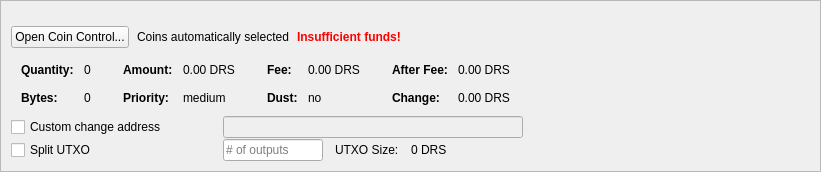
         <widget class="QFrame" name="frameCoinControl">
          <property name="sizePolicy">
           <sizepolicy hsizetype="Expanding" vsizetype="Expanding">
            <horstretch>0</horstretch>
            <verstretch>0</verstretch>
           </sizepolicy>
          </property>
          <property name="maximumSize">
           <size>
            <width>16777215</width>
            <height>16777215</height>
           </size>
          </property>
          <property name="frameShape">
           <enum>QFrame::StyledPanel</enum>
          </property>
          <property name="frameShadow">
           <enum>QFrame::Sunken</enum>
          </property>
          <layout class="QVBoxLayout" name="verticalLayoutCoinControl2">
           <property name="spacing">
            <number>0</number>
           </property>
           <property name="leftMargin">
            <number>0</number>
           </property>
           <property name="topMargin">
            <number>0</number>
           </property>
           <property name="rightMargin">
            <number>0</number>
           </property>
           <property name="bottomMargin">
            <number>0</number>
           </property>
           <item>
            <widget class="QFrame" name="frameCoinControl_BG">
             <layout class="QVBoxLayout" name="verticalLayoutCoinControl" stretch="0,0,0,0,0,0">
              <property name="spacing">
               <number>1</number>
              </property>
              <property name="leftMargin">
               <number>10</number>
              </property>
              <property name="topMargin">
               <number>10</number>
              </property>
              <item>
               <layout class="QHBoxLayout" name="horizontalLayoutCoinControl1">
                <property name="bottomMargin">
                 <number>15</number>
                </property>
                <item>
                 <layout class="QVBoxLayout" name="verticalLayout_3">
                  <property name="spacing">
                   <number>6</number>
                  </property>
                 </layout>
                </item>
               </layout>
              </item>
              <item>
               <layout class="QHBoxLayout" name="horizontalLayoutCoinControl2" stretch="0,0,0,0">
                <property name="spacing">
                 <number>8</number>
                </property>
                <property name="bottomMargin">
                 <number>10</number>
                </property>
                <item>
                 <widget class="QPushButton" name="pushButtonCoinControl">
                  <property name="sizePolicy">
                   <sizepolicy hsizetype="Minimum" vsizetype="Fixed">
                    <horstretch>0</horstretch>
                    <verstretch>0</verstretch>
                   </sizepolicy>
                  </property>
                  <property name="styleSheet">
                   <string notr="true"/>
                  </property>
                  <property name="text">
                   <string>Open Coin Control...</string>
                  </property>
                  <property name="autoDefault">
                   <bool>false</bool>
                  </property>
                 </widget>
                </item>
                <item>
                 <widget class="QLabel" name="labelCoinControlAutomaticallySelected">
                  <property name="text">
                   <string>Coins automatically selected</string>
                  </property>
                  <property name="margin">
                   <number>5</number>
                  </property>
                 </widget>
                </item>
                <item>
                 <widget class="QLabel" name="labelCoinControlInsuffFunds">
                  <property name="font">
                   <font>
                    <weight>75</weight>
                    <bold>true</bold>
                   </font>
                  </property>
                  <property name="styleSheet">
                   <string notr="true">color:red;font-weight:bold;</string>
                  </property>
                  <property name="text">
                   <string>Insufficient funds!</string>
                  </property>
                  <property name="margin">
                   <number>5</number>
                  </property>
                 </widget>
                </item>
                <item>
                 <spacer name="horizontalSpacerCoinControl">
                  <property name="orientation">
                   <enum>Qt::Horizontal</enum>
                  </property>
                  <property name="sizeHint" stdset="0">
                   <size>
                    <width>40</width>
                    <height>1</height>
                   </size>
                  </property>
                 </spacer>
                </item>
               </layout>
              </item>
              <item>
               <widget class="QWidget" name="widgetCoinControl" native="true">
                <property name="sizePolicy">
                 <sizepolicy hsizetype="Preferred" vsizetype="Preferred">
                  <horstretch>0</horstretch>
                  <verstretch>0</verstretch>
                 </sizepolicy>
                </property>
                <property name="minimumSize">
                 <size>
                  <width>0</width>
                  <height>0</height>
                 </size>
                </property>
                <property name="styleSheet">
                 <string notr="true"/>
                </property>
                <layout class="QHBoxLayout" name="horizontalLayoutCoinControl5">
                 <property name="leftMargin">
                  <number>0</number>
                 </property>
                 <property name="topMargin">
                  <number>0</number>
                 </property>
                 <property name="rightMargin">
                  <number>0</number>
                 </property>
                 <property name="bottomMargin">
                  <number>0</number>
                 </property>
                 <item>
                  <layout class="QHBoxLayout" name="horizontalLayoutCoinControl3" stretch="0,0,0,1">
                   <property name="spacing">
                    <number>20</number>
                   </property>
                   <property name="topMargin">
                    <number>0</number>
                   </property>
                   <property name="bottomMargin">
                    <number>10</number>
                   </property>
                   <item>
                    <layout class="QFormLayout" name="formLayoutCoinControl1">
                     <property name="horizontalSpacing">
                      <number>10</number>
                     </property>
                     <property name="verticalSpacing">
                      <number>14</number>
                     </property>
                     <property name="leftMargin">
                      <number>10</number>
                     </property>
                     <property name="topMargin">
                      <number>4</number>
                     </property>
                     <property name="rightMargin">
                      <number>6</number>
                     </property>
                     <item row="0" column="0">
                      <widget class="QLabel" name="labelCoinControlQuantityText">
                       <property name="font">
                        <font>
                         <weight>75</weight>
                         <bold>true</bold>
                        </font>
                       </property>
                       <property name="text">
                        <string>Quantity:</string>
                       </property>
                       <property name="margin">
                        <number>0</number>
                       </property>
                      </widget>
                     </item>
                     <item row="0" column="1">
                      <widget class="QLabel" name="labelCoinControlQuantity">
                       <property name="cursor">
                        <cursorShape>IBeamCursor</cursorShape>
                       </property>
                       <property name="contextMenuPolicy">
                        <enum>Qt::ActionsContextMenu</enum>
                       </property>
                       <property name="text">
                        <string notr="true">0</string>
                       </property>
                       <property name="margin">
                        <number>0</number>
                       </property>
                       <property name="textInteractionFlags">
                        <set>Qt::LinksAccessibleByMouse|Qt::TextSelectableByKeyboard|Qt::TextSelectableByMouse</set>
                       </property>
                      </widget>
                     </item>
                     <item row="1" column="0">
                      <widget class="QLabel" name="labelCoinControlBytesText">
                       <property name="font">
                        <font>
                         <weight>75</weight>
                         <bold>true</bold>
                        </font>
                       </property>
                       <property name="text">
                        <string>Bytes:</string>
                       </property>
                      </widget>
                     </item>
                     <item row="1" column="1">
                      <widget class="QLabel" name="labelCoinControlBytes">
                       <property name="cursor">
                        <cursorShape>IBeamCursor</cursorShape>
                       </property>
                       <property name="contextMenuPolicy">
                        <enum>Qt::ActionsContextMenu</enum>
                       </property>
                       <property name="text">
                        <string notr="true">0</string>
                       </property>
                       <property name="textInteractionFlags">
                        <set>Qt::LinksAccessibleByMouse|Qt::TextSelectableByKeyboard|Qt::TextSelectableByMouse</set>
                       </property>
                      </widget>
                     </item>
                    </layout>
                   </item>
                   <item>
                    <layout class="QFormLayout" name="formLayoutCoinControl2">
                     <property name="horizontalSpacing">
                      <number>10</number>
                     </property>
                     <property name="verticalSpacing">
                      <number>14</number>
                     </property>
                     <property name="leftMargin">
                      <number>6</number>
                     </property>
                     <property name="topMargin">
                      <number>4</number>
                     </property>
                     <property name="rightMargin">
                      <number>6</number>
                     </property>
                     <item row="0" column="0">
                      <widget class="QLabel" name="labelCoinControlAmountText">
                       <property name="font">
                        <font>
                         <weight>75</weight>
                         <bold>true</bold>
                        </font>
                       </property>
                       <property name="text">
                        <string>Amount:</string>
                       </property>
                       <property name="margin">
                        <number>0</number>
                       </property>
                      </widget>
                     </item>
                     <item row="0" column="1">
                      <widget class="QLabel" name="labelCoinControlAmount">
                       <property name="cursor">
                        <cursorShape>IBeamCursor</cursorShape>
                       </property>
                       <property name="contextMenuPolicy">
                        <enum>Qt::ActionsContextMenu</enum>
                       </property>
                       <property name="text">
                        <string notr="true">0.00 DRS</string>
                       </property>
                       <property name="textInteractionFlags">
                        <set>Qt::LinksAccessibleByMouse|Qt::TextSelectableByKeyboard|Qt::TextSelectableByMouse</set>
                       </property>
                      </widget>
                     </item>
                     <item row="1" column="0">
                      <widget class="QLabel" name="labelCoinControlPriorityText">
                       <property name="font">
                        <font>
                         <weight>75</weight>
                         <bold>true</bold>
                        </font>
                       </property>
                       <property name="text">
                        <string>Priority:</string>
                       </property>
                      </widget>
                     </item>
                     <item row="1" column="1">
                      <widget class="QLabel" name="labelCoinControlPriority">
                       <property name="cursor">
                        <cursorShape>IBeamCursor</cursorShape>
                       </property>
                       <property name="contextMenuPolicy">
                        <enum>Qt::ActionsContextMenu</enum>
                       </property>
                       <property name="text">
                        <string>medium</string>
                       </property>
                       <property name="textInteractionFlags">
                        <set>Qt::LinksAccessibleByMouse|Qt::TextSelectableByKeyboard|Qt::TextSelectableByMouse</set>
                       </property>
                      </widget>
                     </item>
                    </layout>
                   </item>
                   <item>
                    <layout class="QFormLayout" name="formLayoutCoinControl3">
                     <property name="horizontalSpacing">
                      <number>10</number>
                     </property>
                     <property name="verticalSpacing">
                      <number>14</number>
                     </property>
                     <property name="leftMargin">
                      <number>6</number>
                     </property>
                     <property name="topMargin">
                      <number>4</number>
                     </property>
                     <property name="rightMargin">
                      <number>6</number>
                     </property>
                     <item row="0" column="0">
                      <widget class="QLabel" name="labelCoinControlFeeText">
                       <property name="font">
                        <font>
                         <weight>75</weight>
                         <bold>true</bold>
                        </font>
                       </property>
                       <property name="text">
                        <string>Fee:</string>
                       </property>
                       <property name="margin">
                        <number>0</number>
                       </property>
                      </widget>
                     </item>
                     <item row="0" column="1">
                      <widget class="QLabel" name="labelCoinControlFee">
                       <property name="cursor">
                        <cursorShape>IBeamCursor</cursorShape>
                       </property>
                       <property name="contextMenuPolicy">
                        <enum>Qt::ActionsContextMenu</enum>
                       </property>
                       <property name="text">
                        <string notr="true">0.00 DRS</string>
                       </property>
                       <property name="textInteractionFlags">
                        <set>Qt::LinksAccessibleByMouse|Qt::TextSelectableByKeyboard|Qt::TextSelectableByMouse</set>
                       </property>
                      </widget>
                     </item>
                     <item row="1" column="0">
                      <widget class="QLabel" name="labelCoinControlLowOutputText">
                       <property name="font">
                        <font>
                         <weight>75</weight>
                         <bold>true</bold>
                        </font>
                       </property>
                       <property name="text">
                        <string>Dust:</string>
                       </property>
                      </widget>
                     </item>
                     <item row="1" column="1">
                      <widget class="QLabel" name="labelCoinControlLowOutput">
                       <property name="cursor">
                        <cursorShape>IBeamCursor</cursorShape>
                       </property>
                       <property name="contextMenuPolicy">
                        <enum>Qt::ActionsContextMenu</enum>
                       </property>
                       <property name="text">
                        <string>no</string>
                       </property>
                       <property name="textInteractionFlags">
                        <set>Qt::LinksAccessibleByMouse|Qt::TextSelectableByKeyboard|Qt::TextSelectableByMouse</set>
                       </property>
                      </widget>
                     </item>
                    </layout>
                   </item>
                   <item>
                    <layout class="QFormLayout" name="formLayoutCoinControl4">
                     <property name="horizontalSpacing">
                      <number>10</number>
                     </property>
                     <property name="verticalSpacing">
                      <number>14</number>
                     </property>
                     <property name="leftMargin">
                      <number>6</number>
                     </property>
                     <property name="topMargin">
                      <number>4</number>
                     </property>
                     <property name="rightMargin">
                      <number>6</number>
                     </property>
                     <item row="0" column="0">
                      <widget class="QLabel" name="labelCoinControlAfterFeeText">
                       <property name="font">
                        <font>
                         <weight>75</weight>
                         <bold>true</bold>
                        </font>
                       </property>
                       <property name="text">
                        <string>After Fee:</string>
                       </property>
                       <property name="margin">
                        <number>0</number>
                       </property>
                      </widget>
                     </item>
                     <item row="0" column="1">
                      <widget class="QLabel" name="labelCoinControlAfterFee">
                       <property name="cursor">
                        <cursorShape>IBeamCursor</cursorShape>
                       </property>
                       <property name="contextMenuPolicy">
                        <enum>Qt::ActionsContextMenu</enum>
                       </property>
                       <property name="text">
                        <string notr="true">0.00 DRS</string>
                       </property>
                       <property name="textInteractionFlags">
                        <set>Qt::LinksAccessibleByMouse|Qt::TextSelectableByKeyboard|Qt::TextSelectableByMouse</set>
                       </property>
                      </widget>
                     </item>
                     <item row="1" column="0">
                      <widget class="QLabel" name="labelCoinControlChangeText">
                       <property name="font">
                        <font>
                         <weight>75</weight>
                         <bold>true</bold>
                        </font>
                       </property>
                       <property name="text">
                        <string>Change:</string>
                       </property>
                      </widget>
                     </item>
                     <item row="1" column="1">
                      <widget class="QLabel" name="labelCoinControlChange">
                       <property name="cursor">
                        <cursorShape>IBeamCursor</cursorShape>
                       </property>
                       <property name="contextMenuPolicy">
                        <enum>Qt::ActionsContextMenu</enum>
                       </property>
                       <property name="text">
                        <string notr="true">0.00 DRS</string>
                       </property>
                       <property name="textInteractionFlags">
                        <set>Qt::LinksAccessibleByMouse|Qt::TextSelectableByKeyboard|Qt::TextSelectableByMouse</set>
                       </property>
                      </widget>
                     </item>
                    </layout>
                   </item>
                  </layout>
                 </item>
                </layout>
               </widget>
              </item>
              <item>
               <layout class="QHBoxLayout" name="horizontalLayoutCoinControl4">
                <property name="spacing">
                 <number>12</number>
                </property>
                <property name="sizeConstraint">
                 <enum>QLayout::SetDefaultConstraint</enum>
                </property>
                <property name="topMargin">
                 <number>0</number>
                </property>
                <property name="rightMargin">
                 <number>0</number>
                </property>
                <item>
                 <widget class="QCheckBox" name="checkBoxCoinControlChange">
                  <property name="sizePolicy">
                   <sizepolicy hsizetype="Preferred" vsizetype="Preferred">
                    <horstretch>0</horstretch>
                    <verstretch>0</verstretch>
                   </sizepolicy>
                  </property>
                  <property name="minimumSize">
                   <size>
                    <width>200</width>
                    <height>0</height>
                   </size>
                  </property>
                  <property name="maximumSize">
                   <size>
                    <width>200</width>
                    <height>16777215</height>
                   </size>
                  </property>
                  <property name="toolTip">
                   <string>If this is activated, but the change address is empty or invalid, change will be sent to a newly generated address.</string>
                  </property>
                  <property name="text">
                   <string>Custom change address</string>
                  </property>
                 </widget>
                </item>
                <item>
                 <widget class="QValidatedLineEdit" name="lineEditCoinControlChange">
                  <property name="enabled">
                   <bool>false</bool>
                  </property>
                  <property name="sizePolicy">
                   <sizepolicy hsizetype="Preferred" vsizetype="Preferred">
                    <horstretch>0</horstretch>
                    <verstretch>0</verstretch>
                   </sizepolicy>
                  </property>
                  <property name="minimumSize">
                   <size>
                    <width>300</width>
                    <height>0</height>
                   </size>
                  </property>
                 </widget>
                </item>
                <item>
                 <widget class="QLabel" name="labelCoinControlChangeLabel">
                  <property name="sizePolicy">
                   <sizepolicy hsizetype="Preferred" vsizetype="Preferred">
                    <horstretch>0</horstretch>
                    <verstretch>0</verstretch>
                   </sizepolicy>
                  </property>
                  <property name="minimumSize">
                   <size>
                    <width>100</width>
                    <height>0</height>
                   </size>
                  </property>
                  <property name="text">
                   <string/>
                  </property>
                  <property name="margin">
                   <number>3</number>
                  </property>
                 </widget>
                </item>
               </layout>
              </item>
              <item>
               <layout class="QHBoxLayout" name="horizontalLayoutCoinControl6">
                <property name="spacing">
                 <number>12</number>
                </property>
                <property name="rightMargin">
                 <number>0</number>
                </property>
                <item>
                 <widget class="QCheckBox" name="splitBlockCheckBox">
                  <property name="sizePolicy">
                   <sizepolicy hsizetype="Preferred" vsizetype="Preferred">
                    <horstretch>0</horstretch>
                    <verstretch>0</verstretch>
                   </sizepolicy>
                  </property>
                  <property name="minimumSize">
                   <size>
                    <width>200</width>
                    <height>0</height>
                   </size>
                  </property>
                  <property name="maximumSize">
                   <size>
                    <width>200</width>
                    <height>16777215</height>
                   </size>
                  </property>
                  <property name="text">
                   <string>Split UTXO</string>
                  </property>
                 </widget>
                </item>
                <item>
                 <widget class="QLineEdit" name="splitBlockLineEdit">
                  <property name="sizePolicy">
                   <sizepolicy hsizetype="Preferred" vsizetype="Preferred">
                    <horstretch>50</horstretch>
                    <verstretch>0</verstretch>
                   </sizepolicy>
                  </property>
                  <property name="minimumSize">
                   <size>
                    <width>100</width>
                    <height>0</height>
                   </size>
                  </property>
                  <property name="maximumSize">
                   <size>
                    <width>100</width>
                    <height>16777215</height>
                   </size>
                  </property>
                  <property name="placeholderText">
                   <string># of outputs</string>
                  </property>
                 </widget>
                </item>
                <item>
                 <widget class="QLabel" name="labelBlockSizeText">
                  <property name="text">
                   <string>UTXO Size:</string>
                  </property>
                 </widget>
                </item>
                <item>
                 <widget class="QLabel" name="labelBlockSize">
                  <property name="text">
                   <string>0 DRS</string>
                  </property>
                 </widget>
                </item>
                <item>
                 <spacer name="horizontalSpacer_7">
                  <property name="orientation">
                   <enum>Qt::Horizontal</enum>
                  </property>
                  <property name="sizeHint" stdset="0">
                   <size>
                    <width>40</width>
                    <height>20</height>
                   </size>
                  </property>
                 </spacer>
                </item>
               </layout>
              </item>
              <item>
               <spacer name="verticalSpacerCoinControl">
                <property name="orientation">
                 <enum>Qt::Vertical</enum>
                </property>
                <property name="sizeHint" stdset="0">
                 <size>
                  <width>800</width>
                  <height>1</height>
                 </size>
                </property>
               </spacer>
              </item>
             </layout>
            </widget>
           </item>
          </layout>
         </widget>
